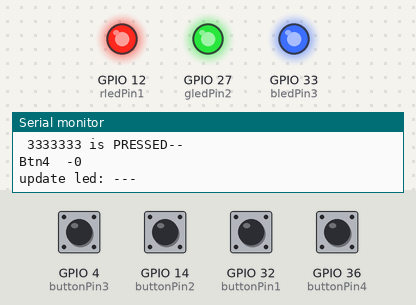
This sketch was run on a simulated ESP32. On the bench: output pins drawn as LEDs (lit = HIGH), the last lines printed to the serial monitor. Inputs (shaded band) come from the test bench; at power-on: GPIO 4 (buttonPin3), GPIO 14 (buttonPin2), GPIO 32 (buttonPin1), GPIO 36 (buttonPin4) LOW.

Above: at 1.2 s.
1.3 s: GPIO 4 (buttonPin3) pulled HIGH for 0.15 s
At 1.47 s:
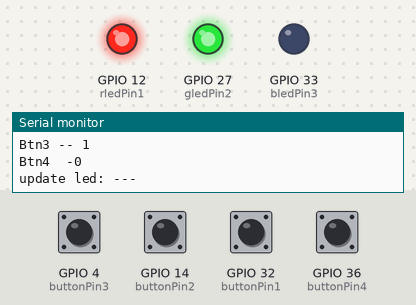
3.0 s: GPIO 14 (buttonPin2) pulled HIGH for 0.15 s
At 3.1 s:
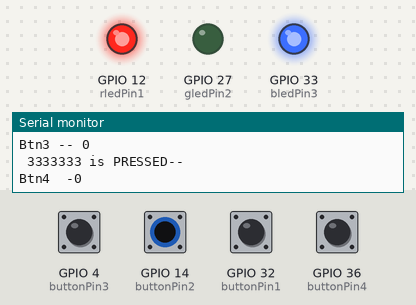
4.7 s: GPIO 32 (buttonPin1) pulled HIGH for 0.15 s
At 4.82 s:
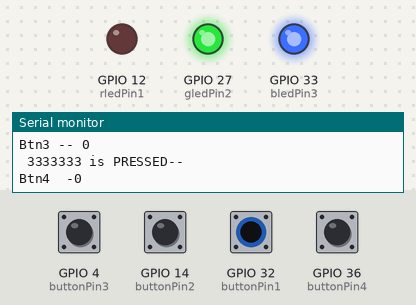
6.4 s: GPIO 4 (buttonPin3) driven HIGH and GPIO 14 (buttonPin2) driven HIGH
At 6.9 s:
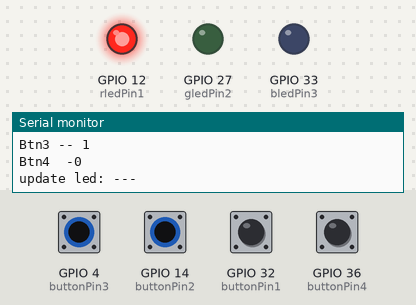
7.9 s: GPIO 32 (buttonPin1) pulled HIGH for 1 s
At 8.7 s:
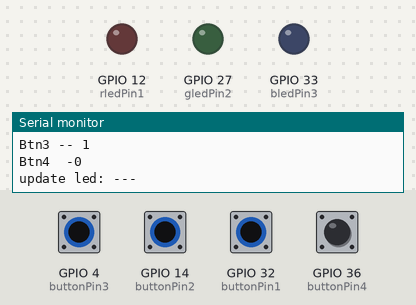
10.4 s: GPIO 4 (buttonPin3) driven LOW
At 11.1 s:
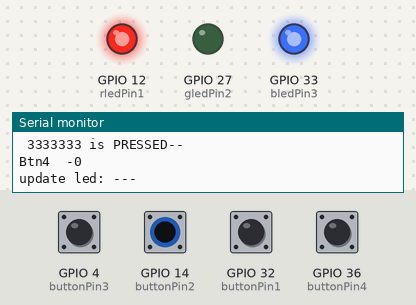
Timing chart, 0 to 12.9 s (numbered marks = the images above; inputs shaded):
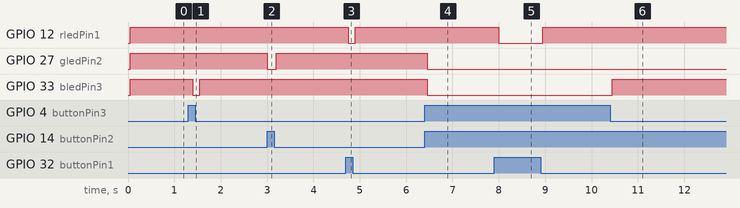

The sketch:

p01_btnbox_tester.ino
```cpp
// Simple Box Test Program to verify hardware and buttons are working
// This just activates a color based on one of 4 buttons being pressed.
// note below there is a logic table for each buttons depending on device.
// As some buttons have inverted logic.
// This is also based on the ESP32 logic so the led pwm fuction works differenly than a Arduino.
// see ledcAnalogWrite at the bottom

#include <TaskScheduler.h>

// which Device/Box are we coding for? Each box should be labeled on the back.
byte deviceNum = 2;

const byte rledPin1 = 12;  //A11  Red
const byte gledPin2 = 27; //A10   Grn
const byte bledPin3 = 33; //A9    Blu

const int buttonPin1 = 32; //A7 button
const int buttonPin2 = 14; //A6 button
const int buttonPin3 = 4;  //A5 button
const int buttonPin4 = 36; //A4 button

boolean buttonState1 = 0;
boolean buttonState2 = 0;
boolean buttonState3 = 0;
boolean buttonState4 = 0;

int led_buffer[3] = {0, 0, 0};

int led_logic[4][3] = {{255, 0, 0},
  {0, 255, 0},
  {0, 0, 255},
  {255, 0, 255}
};


// btn logic for all devices (boxes). Where 1 is normally open , and 0 is normally closed.
boolean btn_logic[4][4] = {{1, 1, 1, 1}, //box 1 btn logic
  {0, 0, 0, 1}, //box 2 btn logic
  {1, 1, 1, 1}, //box 3 btn logic
  {1, 1, 0, 1}
}; //box 4 btn logic


// Callback methods prototypes

void ledCb();
void btnCb();

//Tasks
Task ledTask(50, TASK_FOREVER, &ledCb);
Task btnTask(75, TASK_FOREVER, &btnCb);

Scheduler runner;

void setup () {
  Serial.begin(115200);
  Serial.println("Scheduler TEST");

  // Remember the its device number -1 , i.e. Box 2 is 1, etc
  // as we are adjusting for array being 0-based
  deviceNum = deviceNum - 1;


  ledcAttachPin(rledPin1, 1); // assign RGB led pins to channels
  ledcAttachPin(gledPin2, 2);
  ledcAttachPin(bledPin3, 3);

  // Initialize channels
  // channels 0-15, resolution 1-16 bits, freq limits depend on resolution
  // ledcSetup(uint8_t channel, uint32_t freq, uint8_t resolution_bits);
  ledcSetup(1, 12000, 8); // 12 kHz PWM, 8-bit resolution
  ledcSetup(2, 12000, 8);
  ledcSetup(3, 12000, 8);


  runner.init();
  Serial.println("Initialized scheduler");

  runner.addTask(ledTask);
  runner.addTask(btnTask);
  ledTask.enable();
  btnTask.enable();


  Serial.println("tasks added and enabled");

  pinMode(buttonPin1, INPUT);
  pinMode(buttonPin2, INPUT);
  pinMode(buttonPin3, INPUT);
  pinMode(buttonPin4, INPUT);
}
void loop () {
  runner.execute();

}
////////////////// Tasks ////////////////////

void ledCb() {
  Serial.println("update led: --- ");
  //int val = 255;

  //uint32_t duty = (8191 / 255) * min(0, 255);

  ledcWrite(1, led_buffer[0]);
  ledcWrite(2, led_buffer[1]);
  ledcWrite(3, led_buffer[2]);

}

void btnCb() {

  // starting with all being reset
  led_buffer[0] = 0;
  led_buffer[1] = 0;
  led_buffer[2] = 0;

  Serial.print("t1: --- ");
  //  Serial.println(millis());

  buttonState1 = digitalRead(buttonPin1);
  Serial.print("Btn1 - ");
  Serial.println(buttonState1);
  if (buttonState1 == btn_logic[deviceNum][0]) {
    Serial.println("11111111 is PRESSED--");
    led_buffer[0] = 255;  // red on
  }


  buttonState2 = digitalRead(buttonPin2);
  Serial.print("Btn2 -- ");
  Serial.println(buttonState2);
  if (buttonState2 == btn_logic[deviceNum][1]) {
    Serial.println(" 22222222 is PRESSED--");
    led_buffer[1] = 255; // grn on
  }


  buttonState3 = digitalRead(buttonPin3);
  Serial.print("Btn3 -- ");
  Serial.println(buttonState3);
  if (buttonState3 == btn_logic[deviceNum][2]) {
    Serial.println(" 3333333 is PRESSED--");
    led_buffer[2] = 255;  // blu on
  }

  buttonState4 = digitalRead(buttonPin4);
  Serial.print("Btn4  -");
  Serial.println(buttonState4);
  if (buttonState4 == btn_logic[deviceNum][3]) {
    Serial.println(" 444444 is PRESSED--");
    led_buffer[0] = 255;  // red and blu on to make purple
    led_buffer[2] = 255;
  }

}

void ledcAnalogWrite(uint8_t channel, uint32_t value, uint32_t valueMax = 255) {
  // calculate duty, 8191 from 2 ^ 13 - 1
  uint32_t duty = (8191 / valueMax) * min(value, valueMax);
  // write duty to LEDC
  ledcWrite(channel, duty);
}
```

Measured:
- after the input at 1.3 s, GPIO 33 (bledPin3): HIGH → LOW after 0.10 s, → HIGH 0.15 s later
- after the input at 3.0 s, GPIO 27 (gledPin2): HIGH → LOW at once, → HIGH 0.20 s later
- after the input at 4.7 s, GPIO 12 (rledPin1): HIGH → LOW after 0.05 s, → HIGH 0.15 s later
- after the input at 6.4 s, GPIO 27 (gledPin2), GPIO 33 (bledPin3): HIGH → LOW after 0.05 s
- after the input at 7.9 s, GPIO 12 (rledPin1): HIGH → LOW after 0.10 s, → HIGH 0.95 s later
- after the input at 10.4 s, GPIO 33 (bledPin3): LOW → HIGH after 0.05 s
